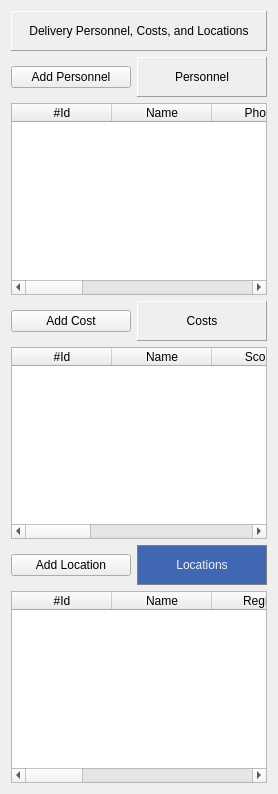
        <widget class="QWidget" name="sal10">
         <layout class="QVBoxLayout" name="verticalLayout_3">
          <item>
           <widget class="QLabel" name="label_84">
            <property name="minimumSize">
             <size>
              <width>0</width>
              <height>40</height>
             </size>
            </property>
            <property name="styleSheet">
             <string notr="true"/>
            </property>
            <property name="frameShape">
             <enum>QFrame::Panel</enum>
            </property>
            <property name="frameShadow">
             <enum>QFrame::Raised</enum>
            </property>
            <property name="text">
             <string>Delivery Personnel, Costs, and Locations</string>
            </property>
            <property name="alignment">
             <set>Qt::AlignCenter</set>
            </property>
           </widget>
          </item>
          <item>
           <layout class="QHBoxLayout" name="horizontalLayout_12">
            <item>
             <widget class="QPushButton" name="btn_add_delivery_personnel">
              <property name="minimumSize">
               <size>
                <width>120</width>
                <height>0</height>
               </size>
              </property>
              <property name="maximumSize">
               <size>
                <width>120</width>
                <height>16777215</height>
               </size>
              </property>
              <property name="text">
               <string>Add Personnel</string>
              </property>
              <property name="icon">
               <iconset>
                <normaloff>:/finishing/add.png</normaloff>:/finishing/add.png</iconset>
              </property>
              <property name="iconSize">
               <size>
                <width>32</width>
                <height>32</height>
               </size>
              </property>
             </widget>
            </item>
            <item>
             <widget class="QLabel" name="label_9">
              <property name="minimumSize">
               <size>
                <width>0</width>
                <height>40</height>
               </size>
              </property>
              <property name="styleSheet">
               <string notr="true"/>
              </property>
              <property name="frameShape">
               <enum>QFrame::Panel</enum>
              </property>
              <property name="frameShadow">
               <enum>QFrame::Raised</enum>
              </property>
              <property name="text">
               <string>Personnel</string>
              </property>
              <property name="alignment">
               <set>Qt::AlignCenter</set>
              </property>
             </widget>
            </item>
           </layout>
          </item>
          <item>
           <widget class="QTableWidget" name="tw_delivery_personnel">
            <column>
             <property name="text">
              <string>#Id</string>
             </property>
            </column>
            <column>
             <property name="text">
              <string>Name</string>
             </property>
            </column>
            <column>
             <property name="text">
              <string>Phone</string>
             </property>
            </column>
            <column>
             <property name="text">
              <string>Region</string>
             </property>
            </column>
            <column>
             <property name="text">
              <string>Status</string>
             </property>
            </column>
            <column>
             <property name="text">
              <string>Modified On</string>
             </property>
            </column>
            <column>
             <property name="text">
              <string>Modified By</string>
             </property>
            </column>
            <column>
             <property name="text">
              <string>View/Edit</string>
             </property>
            </column>
           </widget>
          </item>
          <item>
           <layout class="QHBoxLayout" name="horizontalLayout_11">
            <item>
             <widget class="QPushButton" name="btn_order_delivery_add_cost">
              <property name="minimumSize">
               <size>
                <width>120</width>
                <height>0</height>
               </size>
              </property>
              <property name="maximumSize">
               <size>
                <width>120</width>
                <height>16777215</height>
               </size>
              </property>
              <property name="text">
               <string>Add Cost</string>
              </property>
              <property name="icon">
               <iconset>
                <normaloff>:/finishing/add.png</normaloff>:/finishing/add.png</iconset>
              </property>
              <property name="iconSize">
               <size>
                <width>32</width>
                <height>32</height>
               </size>
              </property>
             </widget>
            </item>
            <item>
             <widget class="QLabel" name="label_8">
              <property name="minimumSize">
               <size>
                <width>0</width>
                <height>40</height>
               </size>
              </property>
              <property name="styleSheet">
               <string notr="true"/>
              </property>
              <property name="frameShape">
               <enum>QFrame::Panel</enum>
              </property>
              <property name="frameShadow">
               <enum>QFrame::Raised</enum>
              </property>
              <property name="text">
               <string>Costs</string>
              </property>
              <property name="alignment">
               <set>Qt::AlignCenter</set>
              </property>
             </widget>
            </item>
           </layout>
          </item>
          <item>
           <widget class="QTableWidget" name="tw_delivery_costs">
            <column>
             <property name="text">
              <string>#Id</string>
             </property>
            </column>
            <column>
             <property name="text">
              <string>Name</string>
             </property>
            </column>
            <column>
             <property name="text">
              <string>Scope</string>
             </property>
            </column>
            <column>
             <property name="text">
              <string>Estimate</string>
             </property>
            </column>
            <column>
             <property name="text">
              <string>Modified By</string>
             </property>
            </column>
            <column>
             <property name="text">
              <string>Modified On</string>
             </property>
            </column>
            <column>
             <property name="text">
              <string>View/Edit</string>
             </property>
            </column>
           </widget>
          </item>
          <item>
           <layout class="QHBoxLayout" name="horizontalLayout_13">
            <item>
             <widget class="QPushButton" name="btn_add_location">
              <property name="minimumSize">
               <size>
                <width>120</width>
                <height>0</height>
               </size>
              </property>
              <property name="maximumSize">
               <size>
                <width>120</width>
                <height>16777215</height>
               </size>
              </property>
              <property name="text">
               <string>Add Location</string>
              </property>
              <property name="icon">
               <iconset>
                <normaloff>:/finishing/add.png</normaloff>:/finishing/add.png</iconset>
              </property>
              <property name="iconSize">
               <size>
                <width>32</width>
                <height>32</height>
               </size>
              </property>
             </widget>
            </item>
            <item>
             <widget class="QLabel" name="label_74">
              <property name="minimumSize">
               <size>
                <width>0</width>
                <height>40</height>
               </size>
              </property>
              <property name="styleSheet">
               <string notr="true">
    background-color: #4267B2;
	border: 1px solid gray;
    color: #f0f0f0;
    outline : 0;

</string>
              </property>
              <property name="frameShape">
               <enum>QFrame::Panel</enum>
              </property>
              <property name="frameShadow">
               <enum>QFrame::Raised</enum>
              </property>
              <property name="text">
               <string>Locations</string>
              </property>
              <property name="alignment">
               <set>Qt::AlignCenter</set>
              </property>
             </widget>
            </item>
           </layout>
          </item>
          <item>
           <widget class="QTableWidget" name="tw_delivery_locations">
            <column>
             <property name="text">
              <string>#Id</string>
             </property>
            </column>
            <column>
             <property name="text">
              <string>Name</string>
             </property>
            </column>
            <column>
             <property name="text">
              <string>Region</string>
             </property>
            </column>
            <column>
             <property name="text">
              <string>Scope</string>
             </property>
            </column>
            <column>
             <property name="text">
              <string>Cost Estimate</string>
             </property>
            </column>
            <column>
             <property name="text">
              <string>Modified By</string>
             </property>
            </column>
            <column>
             <property name="text">
              <string>Modified On</string>
             </property>
            </column>
            <column>
             <property name="text">
              <string>View/Edit</string>
             </property>
            </column>
           </widget>
          </item>
         </layout>
        </widget>
